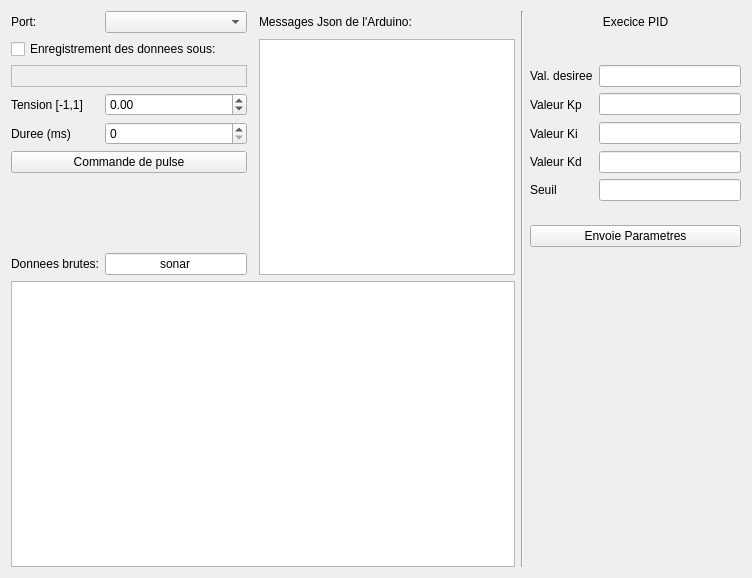
<?xml version="1.0" encoding="UTF-8"?>
<ui version="4.0">
 <class>MainWindow</class>
 <widget class="QMainWindow" name="MainWindow">
  <property name="geometry">
   <rect>
    <x>0</x>
    <y>0</y>
    <width>752</width>
    <height>578</height>
   </rect>
  </property>
  <property name="acceptDrops">
   <bool>false</bool>
  </property>
  <property name="windowTitle">
   <string>Interface Identification</string>
  </property>
  <widget class="QWidget" name="centralWidget">
   <layout class="QGridLayout" name="gridLayout">
    <item row="6" column="0" colspan="2">
     <widget class="QLabel" name="label_pathCSV">
      <property name="frameShape">
       <enum>QFrame::StyledPanel</enum>
      </property>
      <property name="text">
       <string/>
      </property>
      <property name="textFormat">
       <enum>Qt::AutoText</enum>
      </property>
     </widget>
    </item>
    <item row="7" column="6">
     <widget class="QLineEdit" name="lineEdit_Kp"/>
    </item>
    <item row="9" column="5">
     <widget class="QLabel" name="label_10">
      <property name="text">
       <string>Valeur Kd</string>
      </property>
     </widget>
    </item>
    <item row="8" column="5">
     <widget class="QLabel" name="label_9">
      <property name="text">
       <string>Valeur Ki</string>
      </property>
     </widget>
    </item>
    <item row="4" column="4" rowspan="13">
     <widget class="Line" name="line_3">
      <property name="orientation">
       <enum>Qt::Vertical</enum>
      </property>
     </widget>
    </item>
    <item row="15" column="1">
     <widget class="QLineEdit" name="JsonKey">
      <property name="text">
       <string>sonar</string>
      </property>
      <property name="alignment">
       <set>Qt::AlignCenter</set>
      </property>
     </widget>
    </item>
    <item row="8" column="0">
     <widget class="QLabel" name="label_2">
      <property name="text">
       <string>Duree (ms)</string>
      </property>
     </widget>
    </item>
    <item row="7" column="0">
     <widget class="QLabel" name="label">
      <property name="text">
       <string>Tension [-1,1]</string>
      </property>
     </widget>
    </item>
    <item row="7" column="1">
     <widget class="QDoubleSpinBox" name="PWMBox">
      <property name="minimum">
       <double>-1.000000000000000</double>
      </property>
      <property name="maximum">
       <double>1.000000000000000</double>
      </property>
      <property name="singleStep">
       <double>0.100000000000000</double>
      </property>
     </widget>
    </item>
    <item row="7" column="5">
     <widget class="QLabel" name="label_8">
      <property name="text">
       <string>Valeur Kp</string>
      </property>
     </widget>
    </item>
    <item row="15" column="0">
     <widget class="QLabel" name="label_3">
      <property name="text">
       <string>Donnees brutes:</string>
      </property>
     </widget>
    </item>
    <item row="14" column="2">
     <widget class="Line" name="line">
      <property name="orientation">
       <enum>Qt::Horizontal</enum>
      </property>
     </widget>
    </item>
    <item row="4" column="3">
     <widget class="QLabel" name="label_4">
      <property name="text">
       <string>Messages Json de l'Arduino:</string>
      </property>
      <property name="alignment">
       <set>Qt::AlignLeading|Qt::AlignLeft|Qt::AlignVCenter</set>
      </property>
     </widget>
    </item>
    <item row="9" column="6">
     <widget class="QLineEdit" name="lineEdit_Kd"/>
    </item>
    <item row="8" column="6">
     <widget class="QLineEdit" name="lineEdit_Ki"/>
    </item>
    <item row="4" column="5" colspan="2">
     <widget class="QLabel" name="label_6">
      <property name="text">
       <string>Execice PID</string>
      </property>
      <property name="alignment">
       <set>Qt::AlignCenter</set>
      </property>
     </widget>
    </item>
    <item row="6" column="5">
     <widget class="QLabel" name="label_7">
      <property name="text">
       <string>Val. desiree</string>
      </property>
     </widget>
    </item>
    <item row="5" column="0" colspan="2">
     <widget class="QCheckBox" name="checkBox">
      <property name="text">
       <string>Enregistrement des donnees sous:</string>
      </property>
     </widget>
    </item>
    <item row="10" column="5">
     <widget class="QLabel" name="label_11">
      <property name="text">
       <string>Seuil</string>
      </property>
     </widget>
    </item>
    <item row="6" column="6">
     <widget class="QLineEdit" name="lineEdit_DesVal"/>
    </item>
    <item row="8" column="1">
     <widget class="QSpinBox" name="DurationBox">
      <property name="keyboardTracking">
       <bool>false</bool>
      </property>
      <property name="minimum">
       <number>0</number>
      </property>
      <property name="maximum">
       <number>5000</number>
      </property>
      <property name="singleStep">
       <number>25</number>
      </property>
     </widget>
    </item>
    <item row="4" column="0">
     <widget class="QLabel" name="label_5">
      <property name="text">
       <string>Port:</string>
      </property>
     </widget>
    </item>
    <item row="16" column="0" colspan="4">
     <widget class="QChartView" name="graph"/>
    </item>
    <item row="9" column="0" colspan="2">
     <widget class="QPushButton" name="pulseButton">
      <property name="text">
       <string>Commande de pulse</string>
      </property>
     </widget>
    </item>
    <item row="10" column="6">
     <widget class="QLineEdit" name="lineEdit_Thresh"/>
    </item>
    <item row="4" column="1">
     <widget class="QComboBox" name="comboBoxPort"/>
    </item>
    <item row="14" column="5" colspan="2">
     <widget class="QPushButton" name="pushButton_Params">
      <property name="text">
       <string>Envoie Parametres</string>
      </property>
     </widget>
    </item>
    <item row="5" column="3" rowspan="11">
     <widget class="QTextBrowser" name="textBrowser">
      <property name="font">
       <font>
        <pointsize>9</pointsize>
       </font>
      </property>
     </widget>
    </item>
   </layout>
  </widget>
 </widget>
 <layoutdefault spacing="6" margin="11"/>
 <customwidgets>
  <customwidget>
   <class>QChartView</class>
   <extends>QGraphicsView</extends>
   <header location="global">QtCharts</header>
  </customwidget>
 </customwidgets>
 <resources/>
 <connections/>
</ui>
